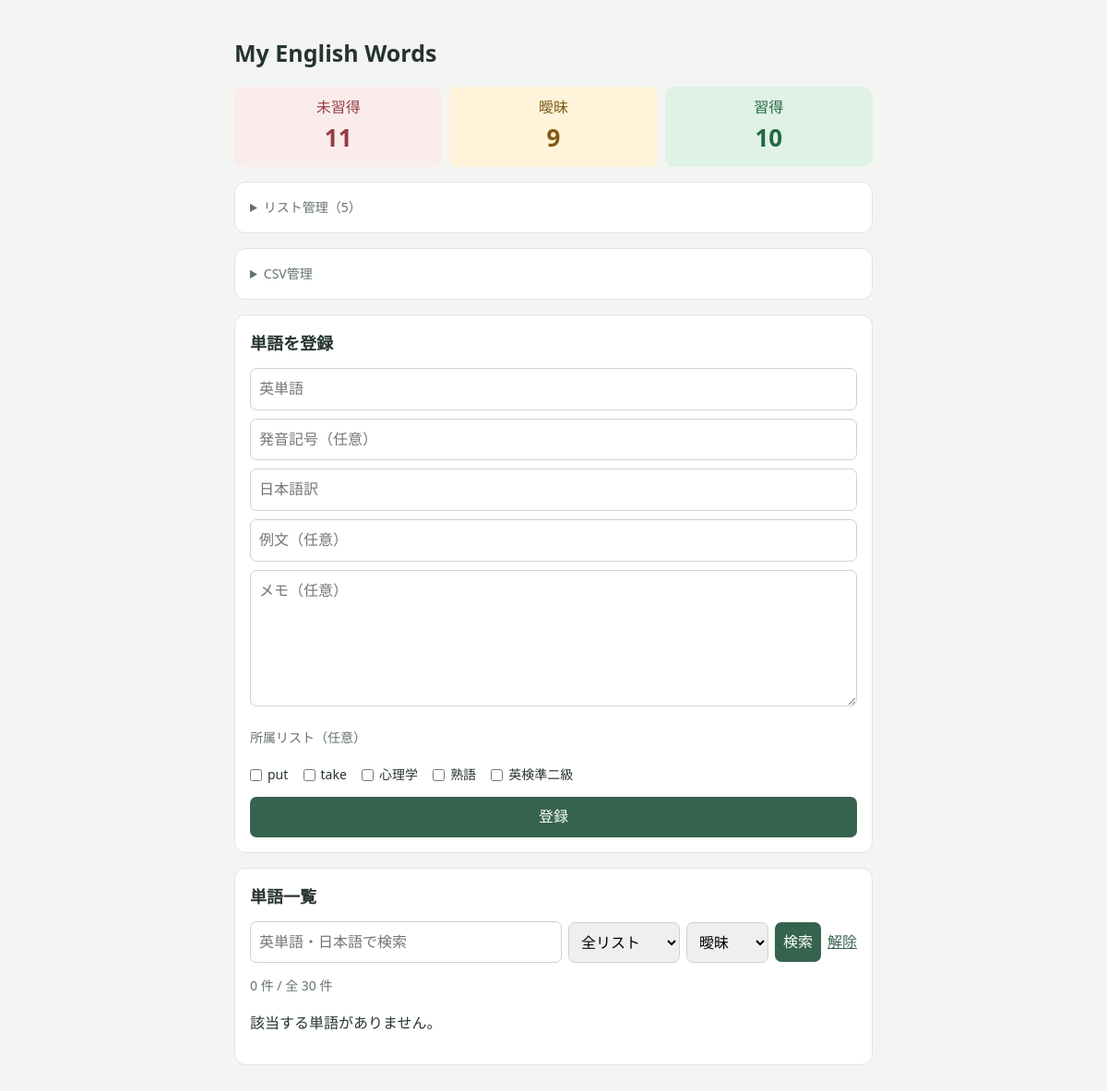
Before: /?status=1&q=&list_id=8 with the older database file.
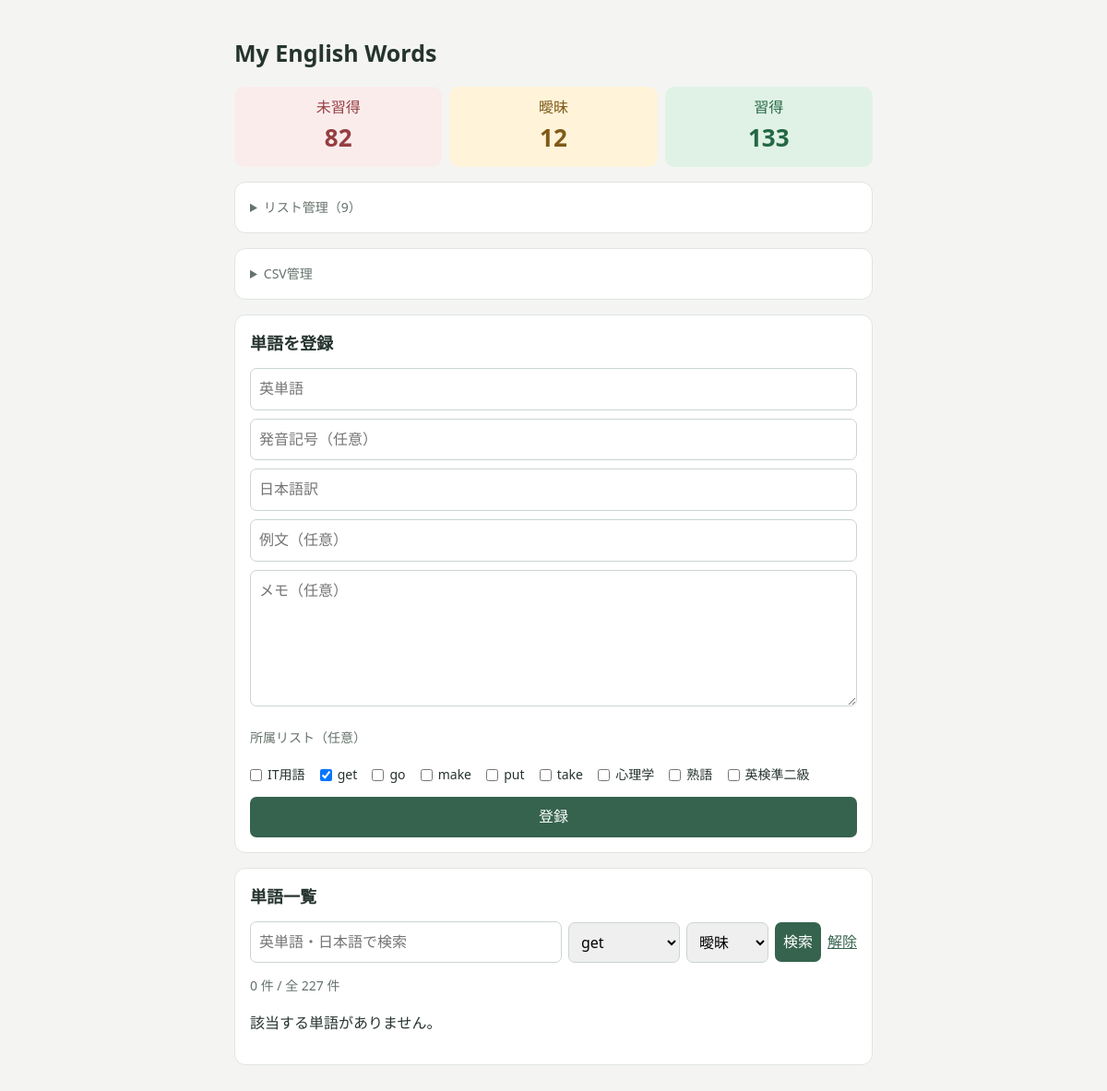
After: the same page with the newer database file.
### tables this page shows
CREATE TABLE lists (
            id INTEGER PRIMARY KEY AUTOINCREMENT,
            name TEXT NOT NULL UNIQUE
        );

### app.py (the view)
@app.get('/')
def index():
    q = request.args.get('q', '').strip()
    status = request.args.get('status', 'all')
    list_id = request.args.get('list_id', 'all')
    sql = '''
        SELECT * FROM words
        WHERE (word LIKE ? OR meaning LIKE ?)
    '''
    params = [f'%{q}%', f'%{q}%']
    if status in ('0', '1', '2'):
        sql += ' AND status = ?'
        params.append(int(status))
    else:
        status = 'all'
    if list_id.isdigit():
        sql += ''' AND id IN (
            SELECT word_id FROM word_lists
            WHERE list_id = ?
        )'''
        params.append(int(list_id))
    else:
        list_id = 'all'
    with connect() as conn:
        words = conn.execute(
            sql + ' ORDER BY word COLLATE NOCASE, id',
            params
        ).fetchall()
        counts = dict(conn.execute(
            'SELECT status, COUNT(*) FROM words GROUP BY status'
        ).fetchall())
        lists = conn.execute(
            'SELECT * FROM lists ORDER BY name'
        ).fetchall()
        relations = conn.execute(
            'SELECT * FROM word_lists'
        ).fetchall()
        memberships = {}
        for row in relations:
            memberships.setdefault(
                row['word_id'], []
            ).append(row['list_id'])
    return render_template(
        'index.html',
        words=words,
        counts=counts,
        statuses=STATUS,
        q=q,
        selected=status,
        lists=lists,
        selected_list=list_id,
        memberships=memberships,
        csv_result=request.args.get('csv_result', '')
    )

### app.py (called while the page is built)
def connect():
    conn = sqlite3.connect(DB)
    conn.row_factory = sqlite3.Row
    conn.execute('PRAGMA foreign_keys = ON')
    return conn

### templates/index.html (shortened to what this page needs)
<!doctype html>
<html lang="ja">
<head>
    <link rel="stylesheet"
          href="{{ url_for('static', filename='style.css') }}">
</head>
<body>
<main>
    <h1>My English Words</h1>
    <div class="stats">
        {% for n,label in statuses.items() %}
        <a class="stat s{{n}}"
           href="{{url_for('index', status=n, q=q, list_id=selected_list)}}">
            {{label}}
            <strong data-count="{{n}}">{{counts.get(n,0)}}</strong>
        </a>
        {% endfor %}
    </div>
    <section>
        <details>
            <summary>リスト管理（{{lists|length}}）</summary>
        </details>
    </section>
    <section>
        <details {% if csv_result and csv_result != 'すでに登録されています。' %}open{% endif %}>
            <summary>CSV管理</summary>
        </details>
    </section>
    <section>
        <h2>単語を登録</h2>
        <form action="{{url_for('add')}}"
              method="post"
              class="stack"
              data-word-action>
            <input name="word"
                   placeholder="英単語"
                   required>
            <input name="phonetic"
                   placeholder="発音記号（任意）">
            <input name="meaning"
                   placeholder="日本語訳"
                   required>
            <input name="sentence"
                   placeholder="例文（任意）"
                   lang="en">
            <textarea name="example"
                      placeholder="メモ（任意）"
                      rows="5"></textarea>
            {% if lists %}
            <div class="list-options">
                <p class="muted">所属リスト（任意）</p>
                {% for l in lists %}
                <label>
                    <input type="checkbox"
                           name="list_ids"
                           value="{{l.id}}"
                           {% if selected_list == l.id|string %}
                           checked
                           {% endif %}>
                    {{l.name}}
                </label>
                {% endfor %}
            </div>
            {% endif %}
            <button>登録</button>
        </form>
    </section>
    <section>
        <h2>単語一覧</h2>
        <form method="get" class="search">
            <input name="q"
                   value="{{q}}"
                   placeholder="英単語・日本語で検索">
            <select name="list_id">
                <option value="all">全リスト</option>
                {% for l in lists %}
                <option value="{{l.id}}"
                    {% if selected_list == l.id|string %}
                    selected
                    {% endif %}>
                    {{l.name}}
                </option>
                {% endfor %}
            </select>
            <select name="status">
                {% for n,label in statuses.items() %}
                <option value="{{n}}"
                    {% if selected == n|string %}
                    selected
                    {% endif %}>
                    {{label}}
                </option>
                {% endfor %}
            </select>
            <button>検索</button>
            <a href="{{url_for('index')}}">解除</a>
        </form>
        <p class="muted">
            <span id="visible-count">{{words|length}}</span> 件 /
            全 <span id="total-count">{{counts.values()|sum}}</span> 件
        </p>
        {% for w in words %}
        <article id="word-{{w.id}}">
            <div class="wordrow">
                <div>
                    <strong class="word">{{w.word}}</strong>
                    <button type="button"
                            class="speak"
                            data-word="{{w.word}}"
                            aria-label="単語を読み上げる"
                            onclick="speak(this.dataset.word)">
                        🔊
                    </button>
                    {% if w.phonetic %}
                    <div class="phonetic">{{w.phonetic}}</div>
                    {% endif %}
                    <div>{{w.meaning}}</div>
                </div>
                <form method="post"
                      action="{{url_for('change_status', word_id=w.id)}}"
                      data-word-action>
                    {{context_fields()}}
                    <select aria-label="習得状況"
                            class="s{{w.status}}"
                            name="status"
                            data-previous="{{w.status}}"
                            onchange="updateStatus(this)">
                        {% for n,label in statuses.items() %}
                        <option value="{{n}}"
                            {% if w.status == n %}
                            selected
                            {% endif %}>
                            {{label}}
                        </option>
                        {% endfor %}
                    </select>
                    <noscript><button>更新</button></noscript>
                </form>
            </div>
            <div class="list-tags">
                {% for l in lists %}
                    {% if l.id in memberships.get(w.id, []) %}
                    <a class="list-tag"
                       href="{{url_for('index', list_id=l.id)}}">
                        {{l.name}}
                    </a>
                    {% endif %}
                {% endfor %}
            </div>
            {% if w.sentence %}
            <p class="sentence">
                <span lang="en">{{w.sentence}}</span>
                <button type="button"
                        class="speak"
                        data-word="{{w.sentence}}"
                        aria-label="例文を読み上げる"
                        onclick="speak(this.dataset.word)">
                    🔊
                </button>
            </p>
            {% endif %}
            {% if w.example %}
            <p class="example">{{w.example}}</p>
            {% endif %}
            <details>
                <summary>編集・削除</summary>
                <form class="stack"
                      method="post"
                      action="{{url_for('edit', word_id=w.id)}}"
                      data-word-action>
                    {{context_fields()}}
                    <input name="word"
                           value="{{w.word}}"
                           required>
                    <input name="phonetic"
                           value="{{w.phonetic}}"
                           placeholder="発音記号（任意）">
                    <input name="meaning"
                           value="{{w.meaning}}"
                           required>
                    <input name="sentence"
                           value="{{w.sentence}}"
                           placeholder="例文（任意）"
                           lang="en">
                    <textarea name="example"
                              placeholder="メモ（任意）"
                              rows="5">{{w.example}}</textarea>
                    {% if lists %}
                    <div class="list-options">
                        <p class="muted">所属リスト</p>
                        {% for l in lists %}
                        <label>
                            <input type="checkbox"
                                   name="list_ids"
                                   value="{{l.id}}"
                                   {% if l.id in memberships.get(w.id, []) %}
                                   checked
                                   {% endif %}>
                            {{l.name}}
                        </label>
                        {% endfor %}
                    </div>
                    {% endif %}
                    <button>保存</button>
                </form>
                <form method="post"
                      action="{{url_for('delete', word_id=w.id)}}"
                      data-word-action
                      onsubmit="return confirm('この単語を削除しますか？')">
                    {{context_fields()}}
                    <button class="delete">削除</button>
                </form>
            </details>
        </article>
        {% else %}
        <p>該当する単語がありません。</p>
        {% endfor %}
    </section>
</main>
</body>
</html>

### static/style.css (style rules this page uses)
* { box-sizing: border-box; }
body { margin: 0; background: #f4f5f3; color: #26342e; font-family: system-ui, sans-serif; line-height: 1.6; }
main { max-width: 720px; margin: auto; padding: 20px 14px 50px; }
h1 { font-size: 25px; }
h2 { font-size: 18px; margin: 0 0 12px; }
section { background: white; border: 1px solid #e0e5e1; border-radius: 12px; padding: 16px; margin: 16px 0; }
.stats { display: grid; grid-template-columns: repeat(3, 1fr); gap: 8px; }
.stat { text-align: center; text-decoration: none; border-radius: 10px; padding: 10px; }
.stat strong { display: block; font-size: 26px; }
.s0 { background: #fbecec; color: #963e42; }
.s1 { background: #fff3d9; color: #805a17; }
.s2 { background: #e0f2e6; color: #246844; }
.stack { display: grid; gap: 9px; }
input, textarea, select, button { font: inherit; border: 1px solid #ccd5cf; border-radius: 7px; padding: 9px; max-width: 100%; min-width: 0; }
button { background: #35634e; color: white; cursor: pointer; border: 0; }
input, textarea { width: 100%; background: white; }
.search { display: flex; gap: 7px; flex-wrap: wrap; align-items: center; }
.search input { flex: 1 1 150px; }
.search a { color: #35634e; }
.muted, .example, summary { color: #65736b; font-size: 14px; }
summary { cursor: pointer; }
.list-options label { display: inline-flex; align-items: center; gap: 6px; margin: 4px 12px 4px 0; font-size: 14px; }
.list-options input[type="checkbox"] { width: auto; margin: 0; }
.search { flex-wrap: wrap; }

Changed rows visible on the page:
added lists: name "IT用語"
added lists: list_ids "☑", name "get"
added lists: name "go"
added lists: name "make"
Other visible differences:
{{ lists|length }}: "5" → "9"
form field list_id: "全リスト" → "get"
{{ counts.values()|sum }}: "30" → "227"
new list line: "未習得 82"
new list line: "曖昧 12"
new list line: "習得 133"
list line gone: "未習得 11"
list line gone: "曖昧 9"
list line gone: "習得 10"
